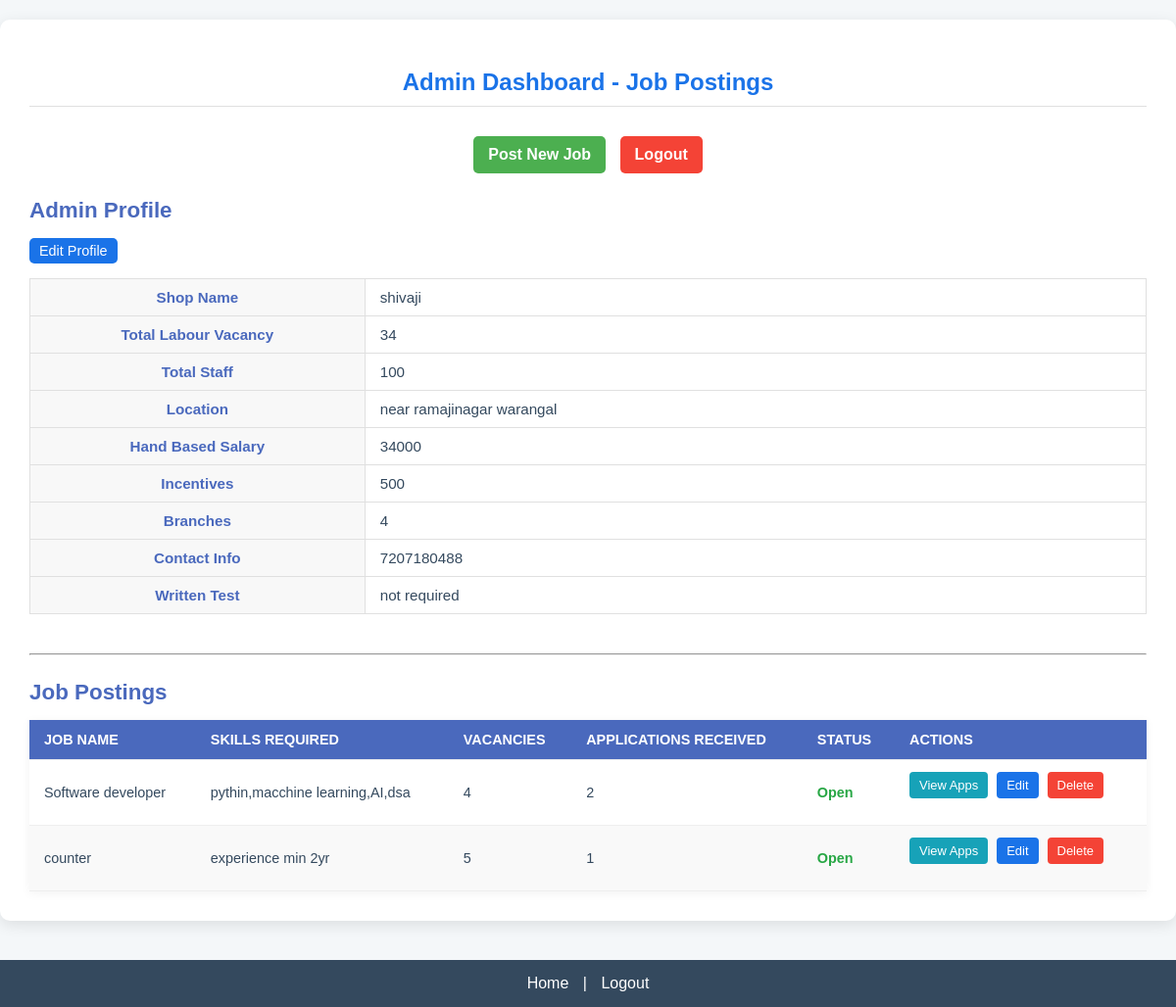
Page /admin_dashboard (signed in) on the committed database.
### tables this page shows
CREATE TABLE admin_profiles (
            username TEXT PRIMARY KEY,
            shop_name TEXT,
            total_labour_vacancy INTEGER,
            total_staff INTEGER,
            location TEXT,
            hand_based_salary TEXT,
            incentives TEXT,
            branches TEXT,
            contact_info TEXT,
            written_test TEXT,
            FOREIGN KEY(username) REFERENCES users(username)
        );

CREATE TABLE career_options (
            id INTEGER PRIMARY KEY AUTOINCREMENT,
            name TEXT NOT NULL,
            description TEXT NOT NULL,
            learn_more TEXT NOT NULL,
            skills_required TEXT,
            application_form_url TEXT,
            is_vacant INTEGER DEFAULT 1,
            total_labour_vacancy INTEGER DEFAULT 0,
            posted_by TEXT,
            posted_date DATETIME DEFAULT CURRENT_TIMESTAMP
        );

### app.py (the view)
@app.route("/admin_dashboard")
@admin_required
def admin_dashboard():
    db = get_db()
    username = current_user.username
    query = """
        SELECT c.*, COUNT(a.id) AS applications_received
        FROM career_options c
        LEFT JOIN applications a ON c.id = a.job_id
        WHERE c.posted_by = ?
        GROUP BY c.id
        ORDER BY c.name
    """
    profile = db.execute("SELECT * FROM admin_profiles WHERE username = ?", (username,)).fetchone()
    jobs = db.execute(query, (username,)).fetchall()
    return render_template("admin_dashboard.html", profile=profile, jobs=jobs)

### app.py (called while the page is built)
def get_db():
    db = getattr(g, '_database', None)
    if db is None:
        db = g._database = sqlite3.connect(DATABASE)
    db.row_factory = sqlite3.Row
    return db

@app.teardown_appcontext
def close_connection(exception):
    db = getattr(g, '_database', None)
    if db:
        db.close()

@login_manager.user_loader
def load_user(user_id):
    return User.get(user_id)

def admin_required(f):
    @wraps(f)
    def decorated_function(*args, **kwargs):
        if not current_user.is_authenticated or current_user.role != 'admin':
            flash("Admin access required.", "error")
            return redirect(url_for('login'))
        return f(*args, **kwargs)
    return decorated_function

    @staticmethod
    def get(user_id):
        if ':' not in user_id:
            return None
        username, role = user_id.split(':', 1)
        db = get_db()
        user_row = db.execute("SELECT * FROM users WHERE username = ? AND role = ?", (username, role)).fetchone()
        if not user_row:
            return None
        return User(
            username=user_row['username'],
            age=user_row['age'],
            skills=user_row['skills'],
            profile_pic=user_row['profile_pic'],
            role=user_row['role']
        )

### templates/admin_dashboard.html (shortened to what this page needs)
<!DOCTYPE html>
<html lang="en">
<head>
    <link rel="stylesheet" href="{{ url_for('static', filename='admin_dashboard.css') }}">
    <link rel="stylesheet" href="https://cdnjs.cloudflare.com/ajax/libs/font-awesome/6.0.0/css/all.min.css">
</head>
<body>
    <div class="container">
        <h2>Admin Dashboard - Job Postings</h2>
        <nav class="main-nav">
            <a href="{{ url_for('post_job') }}" class="btn-nav">Post New Job</a>
            <a href="{{ url_for('logout') }}" class="btn-nav btn-logout">Logout</a>
        </nav>
        <section class="admin-profile-section">
            <h3>Admin Profile</h3>
            <a href="{{ url_for('edit_admin_profile') }}" class="btn-edit">Edit Profile</a>
            {% if profile %}
                <table class="profile-table">
                    <tr><th>Shop Name</th><td>{{ profile.shop_name or 'N/A' }}</td></tr>
                    <tr><th>Total Labour Vacancy</th><td>{{ profile.total_labour_vacancy or 'N/A' }}</td></tr>
                    <tr><th>Total Staff</th><td>{{ profile.total_staff or 'N/A' }}</td></tr>
                    <tr><th>Location</th><td>{{ profile.location or 'N/A' }}</td></tr>
                    <tr><th>Hand Based Salary</th><td>{{ profile.hand_based_salary or 'N/A' }}</td></tr>
                    <tr><th>Incentives</th><td>{{ profile.incentives or 'N/A' }}</td></tr>
                    <tr><th>Branches</th><td>{{ profile.branches or 'N/A' }}</td></tr>
                    <tr><th>Contact Info</th><td>{{ profile.contact_info or 'N/A' }}</td></tr>
                    <tr><th>Written Test</th><td>{{ profile.written_test or 'N/A' }}</td></tr>
                </table>
            {% else %}
                <p>No admin profile data found. Please complete your profile.</p>
            {% endif %}
        </section>
        <hr>
        <section class="job-postings-section">
            <h3>Job Postings</h3>
            <table class="job-table">
                <thead>
                    <tr>
                        <th>Job Name</th>
                        <th>Skills Required</th>
                        <th>Vacancies</th>
                        <th>Applications Received</th>
                        <th>Status</th>
                        <th>Actions</th>
                    </tr>
                </thead>
                <tbody>
                    {% for job in jobs %}
                    <tr>
                        <td data-label="Job Name">{{ job['name'] }}</td>
                        <td data-label="Skills">{{ job['skills_required'] or 'N/A' }}</td>
                        <td data-label="Vacancies">{{ job.total_labour_vacancy or 'N/A' }}</td>
                        <td data-label="Apps Received">
                            <span class="app-count">{{ job['applications_received'] }}</span>
                        </td>
                        <td data-label="Status" class="{{ 'status-open' if job['is_vacant'] else 'status-closed' }}">
                            {{ 'Open' if job['is_vacant'] else 'Closed' }}
                        </td>
                        <td data-label="Actions" class="action-links">
                            <a href="{{ url_for('view_applications', job_id=job['id']) }}" class="btn-view">View Apps</a>
                            <a href="{{ url_for('edit_job_post', job_id=job['id']) }}" class="btn-edit">Edit</a>
                            <a href="{{ url_for('delete_job', job_id=job.id) }}"
                               class="btn-delete"
                               onclick="return confirm('Are you sure you want to permanently delete the job: {{ job.name }}?');">
                                Delete
                            </a>
                        </td>
                    </tr>
                    {% else %}
                    <tr>
                        <td colspan="6">No job postings found. Click "Post New Job" above to get started.</td>
                    </tr>
                    {% endfor %}
                </tbody>
            </table>
        </section>
    </div>
    <footer>
        <nav class="footer-nav">
            <a href="{{ url_for('home') }}">Home</a> |
            <a href="{{ url_for('logout') }}">Logout</a>
        </nav>
    </footer>
</body>
</html>

### static/admin_dashboard.css (style rules this page uses)
body { font-family: Arial, sans-serif; background-color: #f4f7f9; color: #34495e; margin: 0; padding: 0; display: flex; flex-direction: column; min-height: 100vh; }
.container { max-width: 1200px; width: 95%; margin: 20px auto; background-color: #ffffff; padding: 30px; border-radius: 10px; box-shadow: 0 4px 15px rgba(0, 0, 0, 0.1); flex-grow: 1; }
h2 { color: #1a73e8; text-align: center; margin-bottom: 30px; border-bottom: 1px solid #e0e0e0; padding-bottom: 10px; }
h3 { color: #4a69bd; margin-top: 25px; margin-bottom: 15px; font-size: 1.4em; }
.main-nav { text-align: center; margin-bottom: 25px; }
.btn-nav { display: inline-block; background-color: #4CAF50; color: white; padding: 10px 15px; border-radius: 5px; text-decoration: none; font-weight: bold; margin: 0 5px; transition: background-color 0.2s; }
.btn-logout { background-color: #f44336; }
.btn-edit { display: inline-block; padding: 5px 10px; background-color: #1a73e8; color: white; border-radius: 5px; text-decoration: none; font-size: 0.9em; margin-bottom: 15px; }
.profile-table { width: 100%; border-collapse: collapse; margin-bottom: 40px; }
.profile-table th, .profile-table td { padding: 10px 15px; border: 1px solid #e0e0e0; font-size: 0.95em; }
.profile-table th { width: 30%; background-color: #f8f8f8; font-weight: 600; color: #4a69bd; }
.job-table { width: 100%; border-collapse: collapse; box-shadow: 0 2px 10px rgba(0, 0, 0, 0.05); }
.job-table th, .job-table td { padding: 12px 15px; text-align: left; border-bottom: 1px solid #eeeeee; font-size: 0.9em; }
.job-table thead th { background-color: #4a69bd; color: white; font-weight: bold; text-transform: uppercase; }
.job-table tbody tr:nth-child(even) { background-color: #f9f9f9; }
.status-open { color: #28a745; font-weight: bold; }
.action-links a { display: inline-block; padding: 6px 10px; border-radius: 4px; text-decoration: none; font-size: 0.9em; margin-right: 5px; transition: background-color 0.2s; }
.btn-view { background-color: #17a2b8; color: white; }
.btn-delete { background-color: #f44336; color: white; }
footer { background-color: #34495e; color: white; padding: 15px 0; text-align: center; margin-top: 20px; }
.footer-nav a { color: #ffffff; text-decoration: none; margin: 0 10px; font-weight: 500; }

### rows in the picture
admin_profiles: shop_name "shivaji", total_labour_vacancy "34", total_staff "100", location "near ramajinagar warangal", hand_based_salary "34000", incentives "500", branches "4", contact_info "7207180488", written_test "not required"
career_options: name "Software developer", skills_required "pythin,macchine learning,AI,dsa", total_labour_vacancy "4", applications_received "2", is_vacant "Open"
career_options: name "counter", skills_required "experience min 2yr", total_labour_vacancy "5", applications_received "1", is_vacant "Open"
